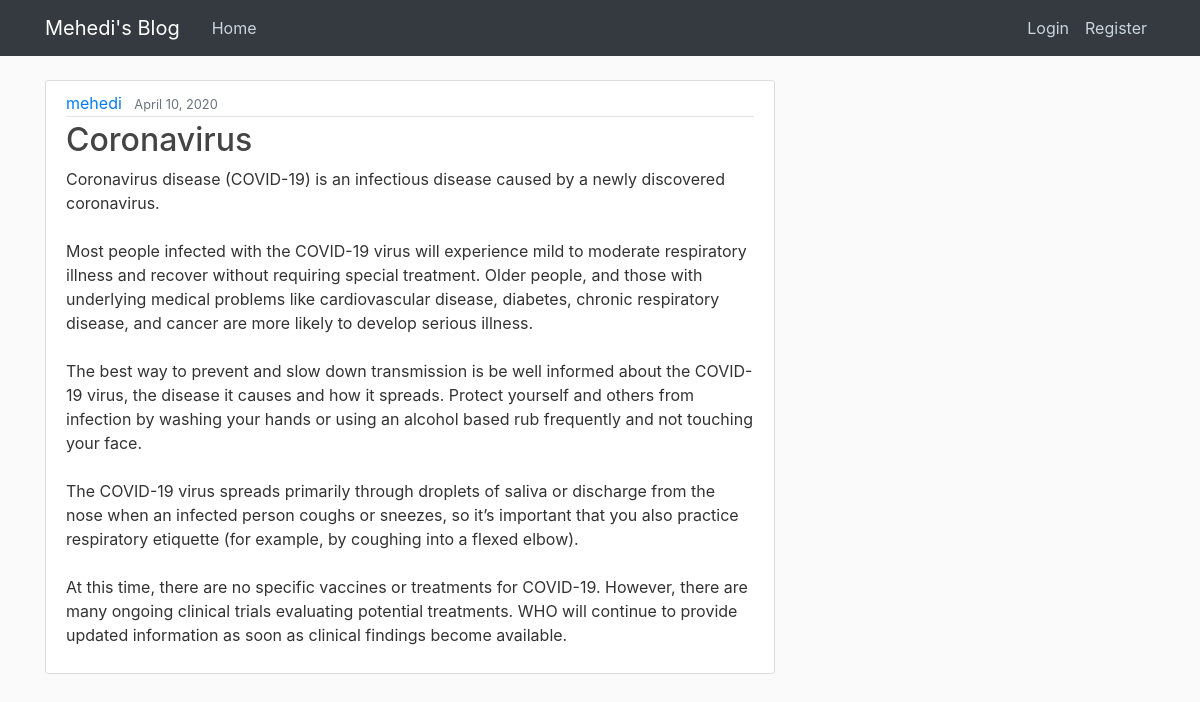
Screenshot of /post/11/ with the database file from the repository.
### base/models.py (models this page shows, shortened)
class Post(models.Model):
    title = models.CharField(max_length=100)
    content = models.TextField()
    post_pic = models.ImageField(default='logo.png',null=True,blank=True)
    date_posted = models.DateTimeField(default=timezone.now)
    author = models.ForeignKey(User, on_delete=models.CASCADE)

### base/views.py (the view)
# urls.py: path('post/<int:pk>/', PostDetailView.as_view(), name='post-detail'),
class PostDetailView(DetailView):
    model = Post

### base/templates/base/post_detail.html (shortened to what this page needs)
{% extends "base.html" %}
{% block content %}
        <article class="media content-section">
          <div class="media-body">
            <div class="article-metadata">
              <a class="mr-2" href="#">{{ object.author }}</a>
              <small class="text-muted">{{ object.date_posted|date:"F d, Y" }}</small>
            </div>
            <h2>{{ post.title }}</h2>
            <p class="article-content">{{ object.content }}</p>
          </div>
        </article>
{% endblock content %}

### base/templates/base.html (shortened to what this page needs)
{% load static %}
<!DOCTYPE html>
<html>
<head>
    <link rel="stylesheet" href="https://maxcdn.bootstrapcdn.com/bootstrap/4.0.0/css/bootstrap.min.css">
    <link rel="stylesheet" type="text/css" href="{% static '/css/main.css' %}">
</head>
<body>
    <header class="site-header">
      <nav class="navbar navbar-expand-lg navbar-dark bg-dark fixed-top">
        <div class="container">
          <a class="navbar-brand mr-4" href="{% url 'index' %}">Mehedi's Blog</a>
          <div class="collapse navbar-collapse" id="navbarToggle">
            <div class="navbar-nav mr-auto">
              <a class="nav-item nav-link" href="">Home</a>
            </div>
            <div class="navbar-nav">
              {% if user.is_authenticated %}
              <a class="nav-item nav-link" href="{% url 'post-create' %}">New Post</a>
                <a class="nav-item nav-link" href="{% url 'logout' %}">Logout</a>
                  <a class="nav-item nav-link" href="{% url 'profile' %}">Profile</a>
              {% else %}
              <a class="nav-item nav-link" href="{% url 'login' %}">Login</a>
              <a class="nav-item nav-link" href="{% url 'register' %}">Register</a>
              {% endif %}
            </div>
          </div>
        </div>
      </nav>
    </header>
    <main role="main" class="container">
      <div class="row">
        <div class="col-md-8">
          {% block content %}{% endblock %}
        </div>
      </div>
    </main>
</body>
</html>

### static/css/main.css (style rules this page uses)
body { background: #fafafa; color: #333333; margin-top: 5rem; }
h1, h2, h3, h4, h5, h6 { color: #444444; }
.site-header .navbar-nav .nav-link { color: #cbd5db; }
.content-section { background: #ffffff; padding: 10px 20px; border: 1px solid #dddddd; border-radius: 3px; margin-bottom: 20px; }
.article-content { white-space: pre-line; }
.article-metadata { padding-bottom: 1px; margin-bottom: 4px; border-bottom: 1px solid #e3e3e3 }

### rows the page displays
Post: author "mehedi", date_posted "April 10, 2020", title "Coronavirus", content "Coronavirus disease (COVID-19) is an infectious disease caused by a newly discovered coronavirus. Most people infected with the COVID-19 virus will experience mild to moderate respiratory illness and recover without requiring special treatment. Older people, and those with underlying medical problems like cardiovascular disease, diabetes, chronic respiratory disease, and cancer are more likely to develop serious illness. The best way to prevent and slow down transmission is be well informed about the COVID-19 virus, the disease it causes and how it spreads. Protect yourself and others from infection by washing your hands or using an alcohol based rub frequently and not touching your face.…"
